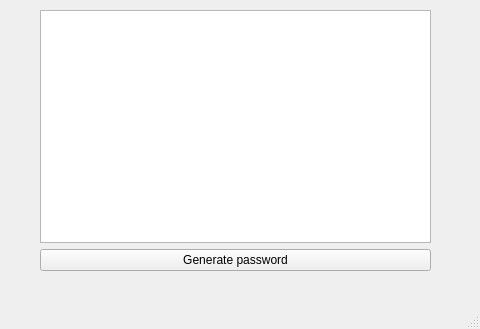
<?xml version="1.0" encoding="UTF-8"?>
<ui version="4.0">
 <class>MainWindow</class>
 <widget class="QMainWindow" name="MainWindow">
  <property name="geometry">
   <rect>
    <x>0</x>
    <y>0</y>
    <width>480</width>
    <height>329</height>
   </rect>
  </property>
  <property name="windowTitle">
   <string>MainWindow</string>
  </property>
  <widget class="QWidget" name="centralwidget">
   <widget class="QWidget" name="verticalLayoutWidget">
    <property name="enabled">
     <bool>true</bool>
    </property>
    <property name="geometry">
     <rect>
      <x>40</x>
      <y>10</y>
      <width>391</width>
      <height>261</height>
     </rect>
    </property>
    <layout class="QVBoxLayout" name="verticalLayout">
     <item>
      <widget class="QTextBrowser" name="textBrowser"/>
     </item>
     <item>
      <widget class="QPushButton" name="pushButton">
       <property name="enabled">
        <bool>true</bool>
       </property>
       <property name="text">
        <string>Generate password</string>
       </property>
      </widget>
     </item>
    </layout>
   </widget>
  </widget>
  <widget class="QMenuBar" name="menubar">
   <property name="geometry">
    <rect>
     <x>0</x>
     <y>0</y>
     <width>480</width>
     <height>25</height>
    </rect>
   </property>
  </widget>
  <widget class="QStatusBar" name="statusbar"/>
 </widget>
 <resources/>
 <connections/>
</ui>
